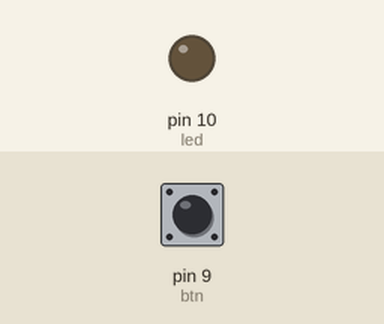
Recording of a sketch running on a simulated Arduino Uno, built with avr-gcc and run on an emulated ATmega328P. Shown: output pins drawn as LEDs (lit = HIGH). The inputs (shaded band) are chosen by the test bench; at power-on: pin 9 (btn) LOW.

Above: at 1.2 s.
1.3 s: pin 9 (btn) pulled HIGH for 0.15 s
At 1.37 s:
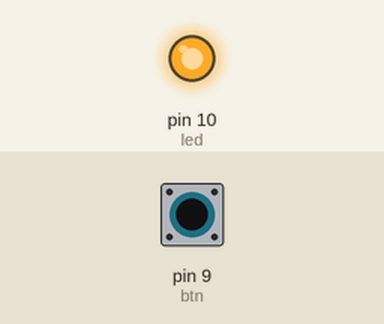
2.9 s: pin 9 (btn) pulled HIGH for 3.2 s
At 7.1 s:
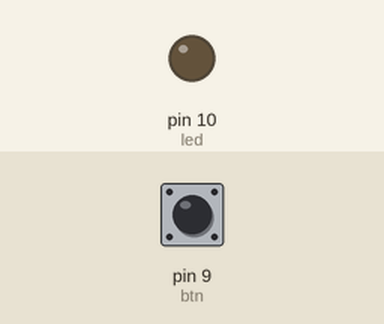
Timing chart, 0 to 8.6 s (numbered marks = the images above; inputs shaded):
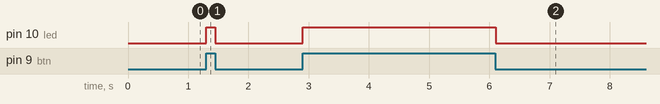

The sketch:

push_btn.ino
```cpp
int btn = 9;
int led = 10;

void setup() {
    pinMode(btn, INPUT);
    pinMode(led, OUTPUT);
}

void loop() {
    digitalWrite(led, digitalRead(btn));
    delay(50);
}
```

Measured:
- after the input at 1.3 s, pin 10 (led): LOW → HIGH at once, → LOW 0.15 s later
- after the input at 2.9 s, pin 10 (led): LOW → HIGH at once, → LOW 3.2 s later
